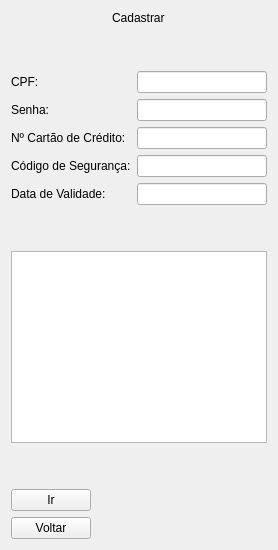
   <widget class="QWidget" name="cadastrar">
    <layout class="QVBoxLayout" name="verticalLayout_3">
     <item alignment="Qt::AlignHCenter">
      <widget class="QLabel" name="label_2">
       <property name="sizePolicy">
        <sizepolicy hsizetype="Preferred" vsizetype="Maximum">
         <horstretch>0</horstretch>
         <verstretch>0</verstretch>
        </sizepolicy>
       </property>
       <property name="text">
        <string>Cadastrar</string>
       </property>
      </widget>
     </item>
     <item>
      <spacer name="verticalSpacer_4">
       <property name="orientation">
        <enum>Qt::Vertical</enum>
       </property>
       <property name="sizeType">
        <enum>QSizePolicy::Maximum</enum>
       </property>
       <property name="sizeHint" stdset="0">
        <size>
         <width>20</width>
         <height>40</height>
        </size>
       </property>
      </spacer>
     </item>
     <item>
      <layout class="QFormLayout" name="formLayout_2">
       <item row="0" column="0">
        <widget class="QLabel" name="label_3">
         <property name="text">
          <string>CPF:</string>
         </property>
        </widget>
       </item>
       <item row="0" column="1">
        <widget class="QLineEdit" name="campoCPF_cadastrar"/>
       </item>
       <item row="1" column="0">
        <widget class="QLabel" name="label_4">
         <property name="text">
          <string>Senha:</string>
         </property>
        </widget>
       </item>
       <item row="1" column="1">
        <widget class="QLineEdit" name="campoSenha_cadastrar">
         <property name="echoMode">
          <enum>QLineEdit::Password</enum>
         </property>
        </widget>
       </item>
       <item row="2" column="0">
        <widget class="QLabel" name="label_5">
         <property name="text">
          <string>Nº Cartão de Crédito:</string>
         </property>
        </widget>
       </item>
       <item row="2" column="1">
        <widget class="QLineEdit" name="campoCartao_cadastrar"/>
       </item>
       <item row="3" column="0">
        <widget class="QLabel" name="label_6">
         <property name="text">
          <string>Código de Segurança:</string>
         </property>
        </widget>
       </item>
       <item row="3" column="1">
        <widget class="QLineEdit" name="campoCodigo_cadastrar"/>
       </item>
       <item row="4" column="0">
        <widget class="QLabel" name="label_7">
         <property name="text">
          <string>Data de Validade:</string>
         </property>
        </widget>
       </item>
       <item row="4" column="1">
        <widget class="QLineEdit" name="campoData_cadastrar"/>
       </item>
      </layout>
     </item>
     <item>
      <spacer name="verticalSpacer_7">
       <property name="orientation">
        <enum>Qt::Vertical</enum>
       </property>
       <property name="sizeType">
        <enum>QSizePolicy::Minimum</enum>
       </property>
       <property name="sizeHint" stdset="0">
        <size>
         <width>20</width>
         <height>40</height>
        </size>
       </property>
      </spacer>
     </item>
     <item>
      <widget class="QTextBrowser" name="infobox">
       <property name="sizePolicy">
        <sizepolicy hsizetype="Preferred" vsizetype="Maximum">
         <horstretch>0</horstretch>
         <verstretch>0</verstretch>
        </sizepolicy>
       </property>
      </widget>
     </item>
     <item>
      <spacer name="verticalSpacer_6">
       <property name="orientation">
        <enum>Qt::Vertical</enum>
       </property>
       <property name="sizeType">
        <enum>QSizePolicy::Minimum</enum>
       </property>
       <property name="sizeHint" stdset="0">
        <size>
         <width>20</width>
         <height>40</height>
        </size>
       </property>
      </spacer>
     </item>
     <item>
      <widget class="QPushButton" name="ir_cadastrar">
       <property name="sizePolicy">
        <sizepolicy hsizetype="Maximum" vsizetype="Fixed">
         <horstretch>0</horstretch>
         <verstretch>0</verstretch>
        </sizepolicy>
       </property>
       <property name="text">
        <string>Ir</string>
       </property>
      </widget>
     </item>
     <item>
      <widget class="QPushButton" name="voltar_cadastrar">
       <property name="sizePolicy">
        <sizepolicy hsizetype="Maximum" vsizetype="Fixed">
         <horstretch>0</horstretch>
         <verstretch>0</verstretch>
        </sizepolicy>
       </property>
       <property name="text">
        <string>Voltar</string>
       </property>
      </widget>
     </item>
    </layout>
   </widget>
